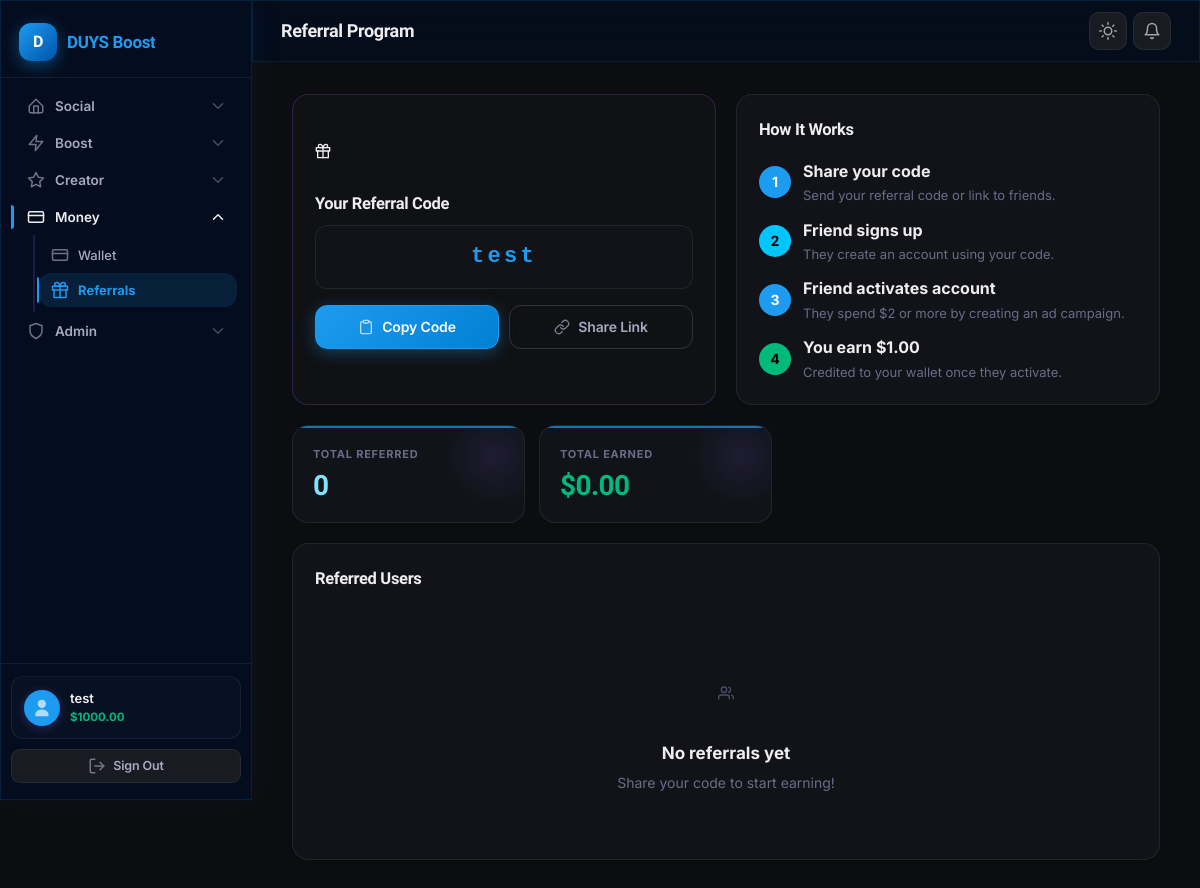
/referral (signed in), run on the app's committed database.
### tables this page shows
CREATE TABLE users (
    id                   INTEGER PRIMARY KEY AUTOINCREMENT,
    username             TEXT UNIQUE NOT NULL,
    email                TEXT UNIQUE NOT NULL,
    password             TEXT,
    display_name         TEXT,
    bio                  TEXT,
    avatar_url           TEXT,
    banner_url           TEXT,
    website              TEXT,
    location             TEXT,
    is_verified          INTEGER DEFAULT 0,
    is_admin             INTEGER DEFAULT 0,
    balance              REAL    DEFAULT 0,
    follower_count       INTEGER DEFAULT 0,
    following_count      INTEGER DEFAULT 0,
    post_count           INTEGER DEFAULT 0,
    subscriber_count     INTEGER DEFAULT 0,
    total_tips_received  REAL    DEFAULT 0,
    total_tips_sent      REAL    DEFAULT 0,
    unread_dm_count      INTEGER DEFAULT 0,
    unread_group_count   INTEGER DEFAULT 0,
    search_count         INTEGER DEFAULT 0,
    referral_code        TEXT UNIQUE,
    referred_by          INTEGER,
    referral_bonus_awarded INTEGER DEFAULT 0,
    theme                TEXT    DEFAULT 'dark',
    crypto_network       TEXT,
    crypto_address       TEXT,
    crypto_name          TEXT,
    online_at            TEXT,
    show_online          INTEGER DEFAULT 1,
    allow_post_saves     INTEGER DEFAULT 1,
    created_at           TEXT    DEFAULT (datetime('now'))
, is_banned INTEGER DEFAULT 0, ban_reason TEXT, reset_token TEXT, reset_expires INTEGER, verified_tier TEXT DEFAULT 'blue', username_changes INTEGER DEFAULT 0, username_last_changed TEXT, reset_pin TEXT, reset_pin_expires INTEGER);

### blueprints/wallet.py (the view)
@bp.route('/referral')
@login_required
def referral():
    db  = get_db()
    uid = session['user_id']
    REFERRAL_BONUS = current_app.config['REFERRAL_BONUS']
    referred_users = db.execute(
        'SELECT * FROM users WHERE referred_by=? ORDER BY created_at DESC', (uid,)
    ).fetchall()
    total_earned = len(referred_users) * REFERRAL_BONUS
    return render_template('referral.html',
                           referred_users=referred_users,
                           total_earned=total_earned)

### db.py (called while the page is built, shortened)
def _global_db_path() -> str:
    return os.path.join(current_app.root_path, 'global.db')

def _sync_global_to_r2() -> None:
    path   = _global_db_path()
    bucket = os.environ.get('R2_DB_BUCKET_NAME', '').strip()
    if not bucket or not os.path.exists(path):
        return

def _open_global_db() -> sqlite3.Connection:
    global _migrations_done
    path = _global_db_path()
    conn = sqlite3.connect(path, check_same_thread=False)
    conn.row_factory = sqlite3.Row
    conn.executescript(GLOBAL_SCHEMA)   # CREATE TABLE IF NOT EXISTS (new tables)
    conn.commit()
    if not _migrations_done:
        run_schema_migrations(conn)     # ALTER TABLE ADD COLUMN (new columns, once)
        _migrations_done = True
    return conn

def get_db() -> sqlite3.Connection:
    if 'gdb' in g:
        return g.gdb
    if not _global_synced:
        _sync_global_from_r2()
    conn     = _open_global_db()
    g.gdb    = conn
    return conn

### helpers.py (called while the page is built)
def get_db() -> 'sqlite3.Connection':
    from db import get_db as _db_get
    return _db_get()

def login_required(f):
    @wraps(f)
    def decorated(*args, **kwargs):
        if 'user_id' not in session:
            return redirect(url_for('auth.login'))
        return f(*args, **kwargs)
    return decorated

def get_current_user():
    if 'user_id' not in session:
        return None
    try:
        return get_db().execute(
            'SELECT * FROM users WHERE id=?', (session['user_id'],)
        ).fetchone()
    except Exception:
        return None

### security.py (called while the page is built)
def _generate_csrf_token() -> str:
    if _CSRF_TOKEN_KEY not in session:
        import secrets as _sec
        session[_CSRF_TOKEN_KEY] = _sec.token_hex(32)
    return session[_CSRF_TOKEN_KEY]

### templates/referral.html (shortened to what this page needs)
{% extends "base.html" %}
{% block page_title %}Referral Program{% endblock %}
{% block content %}
<div class="split-2">
  <div class="card" style="background:var(--gradient-subtle);border-color:rgba(127, 90, 240,.25)">
    <div style="font-size:40px;margin-bottom:12px"></div>
    <div class="section-title mb-8">Your Referral Code</div>
    <div style="background:var(--surface);border:1px solid var(--border);border-radius:var(--radius);padding:14px 16px;font-family:ui-monospace,'SF Mono',Menlo,monospace;font-size:clamp(18px,5vw,22px);font-weight:800;letter-spacing:.15em;color:var(--accent);text-align:center;margin-bottom:16px;overflow-wrap:anywhere">
      {{ current_user.referral_code }}
    </div>
    <div class="form-grid-2" style="gap:10px">
      <button class="btn btn-primary" onclick="copyCode()"><svg class="i-icon" width="16" height="16" viewBox="0 0 24 24" fill="none" stroke="currentColor" stroke-width="2" stroke-linecap="round" stroke-linejoin="round" aria-hidden="true"><path d="M16 4h2a2 2 0 012 2v14a2 2 0 01-2 2H6a2 2 0 01-2-2V6a2 2 0 012-2h2"/><rect x="8" y="2" width="8" height="4" rx="1" ry="1"/></svg> Copy Code</button>
      <button class="btn btn-outline" onclick="shareLink()"> Share Link</button>
    </div>
  </div>
  <div class="card">
    <div class="section-title mb-16">How It Works</div>
    <div class="flex flex-col gap-12">
      <div class="flex gap-12 items-center">
        <div style="width:32px;height:32px;border-radius:50%;background:var(--accent);display:grid;place-items:center;font-weight:700;font-size:14px;color:#fff;flex-shrink:0">1</div>
        <div>
          <div class="fw-700 mb-8" style="margin-bottom:2px">Share your code</div>
          <div class="text-sm text-muted">Send your referral code or link to friends.</div>
        </div>
      </div>
      <div class="flex gap-12 items-center">
        <div style="width:32px;height:32px;border-radius:50%;background:var(--accent-2);display:grid;place-items:center;font-weight:700;font-size:14px;color:#000;flex-shrink:0">2</div>
        <div>
          <div class="fw-700 mb-8" style="margin-bottom:2px">Friend signs up</div>
          <div class="text-sm text-muted">They create an account using your code.</div>
        </div>
      </div>
      <div class="flex gap-12 items-center">
        <div style="width:32px;height:32px;border-radius:50%;background:var(--accent);display:grid;place-items:center;font-weight:700;font-size:14px;color:#fff;flex-shrink:0">3</div>
        <div>
          <div class="fw-700 mb-8" style="margin-bottom:2px">Friend activates account</div>
          <div class="text-sm text-muted">They spend {{ CURRENCY_SYMBOL }}2 or more by creating an ad campaign.</div>
        </div>
      </div>
      <div class="flex gap-12 items-center">
        <div style="width:32px;height:32px;border-radius:50%;background:var(--green);display:grid;place-items:center;font-weight:700;font-size:14px;color:#000;flex-shrink:0">4</div>
        <div>
          <div class="fw-700 mb-8" style="margin-bottom:2px">You earn {{ CURRENCY_SYMBOL }}1.00</div>
          <div class="text-sm text-muted">Credited to your wallet once they activate.</div>
        </div>
      </div>
    </div>
  </div>
</div>
<div class="stats-grid-2" style="max-width:480px">
  <div class="stat-card">
    <div class="stat-label">Total Referred</div>
    <div class="stat-value cyan">{{ referred_users|length }}</div>
  </div>
  <div class="stat-card">
    <div class="stat-label">Total Earned</div>
    <div class="stat-value green">{{ CURRENCY_SYMBOL }}{{ '%.2f'|format(total_earned) }}</div>
  </div>
</div>
<div class="card">
  <div class="section-title mb-16">Referred Users</div>
  {% if referred_users %}
  <div class="table-wrap">
    <table>
      <thead>
        <tr><th>Username</th><th>Joined</th><th>Reward</th></tr>
      </thead>
      <tbody>
      {% for u in referred_users %}
      <tr>
        <td class="fw-700">{{ u.username }}</td>
        <td class="text-xs text-muted">{{ u.created_at[:10] }}</td>
        <td class="text-green fw-700">+{{ CURRENCY_SYMBOL }}1.00</td>
      </tr>
      {% endfor %}
      </tbody>
    </table>
  </div>
  {% else %}
  <div class="empty-state">
    <div class="empty-icon"></div>
    <div class="empty-title">No referrals yet</div>
    <div class="empty-text">Share your code to start earning!</div>
  </div>
  {% endif %}
</div>
{% endblock %}

### templates/base.html (shortened to what this page needs)
<!DOCTYPE html>
<html lang="en" data-theme="{{ current_user.theme if current_user else 'dark' }}">
<head>
<link rel="stylesheet" href="{{ url_for('static', filename='css/main.css') }}">
</head>
<body class="{% block body_class %}{% endblock %}">
{% block layout %}
<div class="app-layout">
  {% if current_user %}
  <aside class="sidebar" id="sidebar" aria-label="Main navigation">
    <div class="sidebar-logo">
      <div class="logo-mark" aria-hidden="true">D</div>
      <div class="logo-text">DUYS Boost</div>
    </div>
    <nav class="sidebar-nav">
      {% set _ep = request.endpoint %}
      {% set _args = request.args %}
      <div class="nav-group" id="grp-social">
        <button class="nav-group-btn" onclick="toggleNavGroup('grp-social')"
                aria-expanded="false" aria-controls="grp-social-panel">
          <svg class="nav-icon " width="18" height="18" viewBox="0 0 24 24" fill="none" stroke="currentColor" stroke-width="2" stroke-linecap="round" stroke-linejoin="round" aria-hidden="true" ><path d="M3 12L12 3l9 9v7a2 2 0 01-2 2H5a2 2 0 01-2-2V12z"/><polyline points="9 22 9 12 15 12 15 22"/></svg>
          <span class="nav-label">Social</span>
          <svg class="nav-icon nav-chevron" width="14" height="14" viewBox="0 0 24 24" fill="none" stroke="currentColor" stroke-width="2" stroke-linecap="round" stroke-linejoin="round" aria-hidden="true" ><polyline points="6 9 12 15 18 9"/></svg>
        </button>
      </div>
      <div class="nav-group" id="grp-boost">
        <button class="nav-group-btn" onclick="toggleNavGroup('grp-boost')"
                aria-expanded="false" aria-controls="grp-boost-panel">
          <svg class="nav-icon " width="18" height="18" viewBox="0 0 24 24" fill="none" stroke="currentColor" stroke-width="2" stroke-linecap="round" stroke-linejoin="round" aria-hidden="true" ><polygon points="13 2 3 14 12 14 11 22 21 10 12 10 13 2"/></svg>
          <span class="nav-label">Boost</span>
          <svg class="nav-icon nav-chevron" width="14" height="14" viewBox="0 0 24 24" fill="none" stroke="currentColor" stroke-width="2" stroke-linecap="round" stroke-linejoin="round" aria-hidden="true" ><polyline points="6 9 12 15 18 9"/></svg>
        </button>
      </div>
      <div class="nav-group" id="grp-creator">
        <button class="nav-group-btn" onclick="toggleNavGroup('grp-creator')"
                aria-expanded="false" aria-controls="grp-creator-panel">
          <svg class="nav-icon " width="18" height="18" viewBox="0 0 24 24" fill="none" stroke="currentColor" stroke-width="2" stroke-linecap="round" stroke-linejoin="round" aria-hidden="true" ><polygon points="12 2 15.09 8.26 22 9.27 17 14.14 18.18 21.02 12 17.77 5.82 21.02 7 14.14 2 9.27 8.91 8.26 12 2"/></svg>
          <span class="nav-label">Creator</span>
          <svg class="nav-icon nav-chevron" width="14" height="14" viewBox="0 0 24 24" fill="none" stroke="currentColor" stroke-width="2" stroke-linecap="round" stroke-linejoin="round" aria-hidden="true" ><polyline points="6 9 12 15 18 9"/></svg>
        </button>
      </div>
      <div class="nav-group" id="grp-money">
        <button class="nav-group-btn" onclick="toggleNavGroup('grp-money')"
                aria-expanded="false" aria-controls="grp-money-panel">
          <svg class="nav-icon " width="18" height="18" viewBox="0 0 24 24" fill="none" stroke="currentColor" stroke-width="2" stroke-linecap="round" stroke-linejoin="round" aria-hidden="true" ><rect x="2" y="5" width="20" height="14" rx="2"/><line x1="2" y1="10" x2="22" y2="10"/></svg>
          <span class="nav-label">Money</span>
          <svg class="nav-icon nav-chevron" width="14" height="14" viewBox="0 0 24 24" fill="none" stroke="currentColor" stroke-width="2" stroke-linecap="round" stroke-linejoin="round" aria-hidden="true" ><polyline points="6 9 12 15 18 9"/></svg>
        </button>
        <div class="nav-group-panel" id="grp-money-panel">
          <a href="{{ url_for('wallet.wallet') }}" class="nav-sub-item {% if request.endpoint in ['wallet','wallet.wallet'] %}active{% endif %}">
            <svg class="nav-icon " width="16" height="16" viewBox="0 0 24 24" fill="none" stroke="currentColor" stroke-width="2" stroke-linecap="round" stroke-linejoin="round" aria-hidden="true" ><rect x="2" y="5" width="20" height="14" rx="2"/><line x1="2" y1="10" x2="22" y2="10"/></svg>
            <span class="nav-label">Wallet</span>
          </a>
          <a href="{{ url_for('wallet.referral') }}" class="nav-sub-item {% if request.endpoint in ['referral', 'social.referral', 'boost.referral', 'wallet.referral'] %}active{% endif %}">
            <span class="nav-label">Referrals</span>
          </a>
        </div>
      </div>
      {% if current_user and current_user.is_admin %}
      <div class="nav-group" id="grp-admin">
        <button class="nav-group-btn" onclick="toggleNavGroup('grp-admin')"
                aria-expanded="false" aria-controls="grp-admin-panel">
          <svg class="nav-icon " width="18" height="18" viewBox="0 0 24 24" fill="none" stroke="currentColor" stroke-width="2" stroke-linecap="round" stroke-linejoin="round" aria-hidden="true" ><path d="M12 22s8-4 8-10V5l-8-3-8 3v7c0 6 8 10 8 10z"/></svg>
          <span class="nav-label">Admin</span>
          <svg class="nav-icon nav-chevron" width="14" height="14" viewBox="0 0 24 24" fill="none" stroke="currentColor" stroke-width="2" stroke-linecap="round" stroke-linejoin="round" aria-hidden="true" ><polyline points="6 9 12 15 18 9"/></svg>
        </button>
      </div>
      {% endif %}
    </nav>
    <div class="sidebar-footer">
      {% if current_user %}
      <div class="user-card">
        <div class="user-avatar" aria-hidden="true">{% if current_user.avatar_url %}<img src="{{ current_user.avatar_url }}" alt="" style="width:100%;height:100%;object-fit:cover;border-radius:50%">{% else %}<svg viewBox="0 0 24 24" fill="currentColor" aria-hidden="true" style="width:55%;height:55%;opacity:.65"><path d="M12 12a5 5 0 100-10 5 5 0 000 10zm0 2c-4.418 0-8 2.686-8 6v2h16v-2c0-3.314-3.582-6-8-6z"/></svg>{% endif %}</div>
        <div class="user-info">
          <div class="user-name">{{ current_user.username }}</div>
          <div class="user-balance">{{ CURRENCY_SYMBOL }}{{ '%.2f'|format(current_user.balance or 0) }}</div>
        </div>
      </div>
      <a href="{{ url_for('auth.logout') }}" class="btn btn-ghost btn-sm btn-block" style="display:flex;align-items:center;gap:7px;justify-content:center"><svg class="nav-icon " width="15" height="15" viewBox="0 0 24 24" fill="none" stroke="currentColor" stroke-width="2" stroke-linecap="round" stroke-linejoin="round" aria-hidden="true" ><path d="M9 21H5a2 2 0 01-2-2V5a2 2 0 012-2h4"/><polyline points="16 17 21 12 16 7"/><line x1="21" y1="12" x2="9" y2="12"/></svg> Sign Out</a>
      {% endif %}
    </div>
  </aside>
  {% endif %}
  <div class="main-content">
    {% if current_user %}
    <header class="topbar">
      <div class="topbar-left">
        <div class="topbar-title">{% block page_title %}Dashboard{% endblock %}</div>
      </div>
      <div class="topbar-actions">
        <button type="button" class="btn-icon" id="theme-btn"
                aria-label="Toggle theme" title="Toggle light/dark mode">
        </button>
        <div class="notif-dropdown-wrap">
          <button type="button" class="btn-icon" id="notif-btn"
                  aria-label="Notifications" aria-haspopup="true"
                  style="position:relative">
            <svg class="nav-icon" width="18" height="18" viewBox="0 0 24 24" fill="none" stroke="currentColor" stroke-width="2" stroke-linecap="round" stroke-linejoin="round" aria-hidden="true"><path d="M18 8A6 6 0 006 8c0 7-3 9-3 9h18s-3-2-3-9"/><path d="M13.73 21a2 2 0 01-3.46 0"/></svg>
          </button>
        </div>
      </div>
    </header>
    {% endif %}
    <main id="main" class="page-content">
      {% block content %}{% endblock %}
    </main>
  </div>
</div>
{% endblock %}
<div class="toast-container" id="toast-container" aria-live="polite" aria-atomic="true"></div>
</body>
</html>

### data on the page
users: username "test", balance "1000.00", referral_code "test"

### other printed values
{{ CURRENCY_SYMBOL }} "$"
{{ referred_users|length }} "0"
{{ '%.2f'|format(total_earned) }} "0.00"
